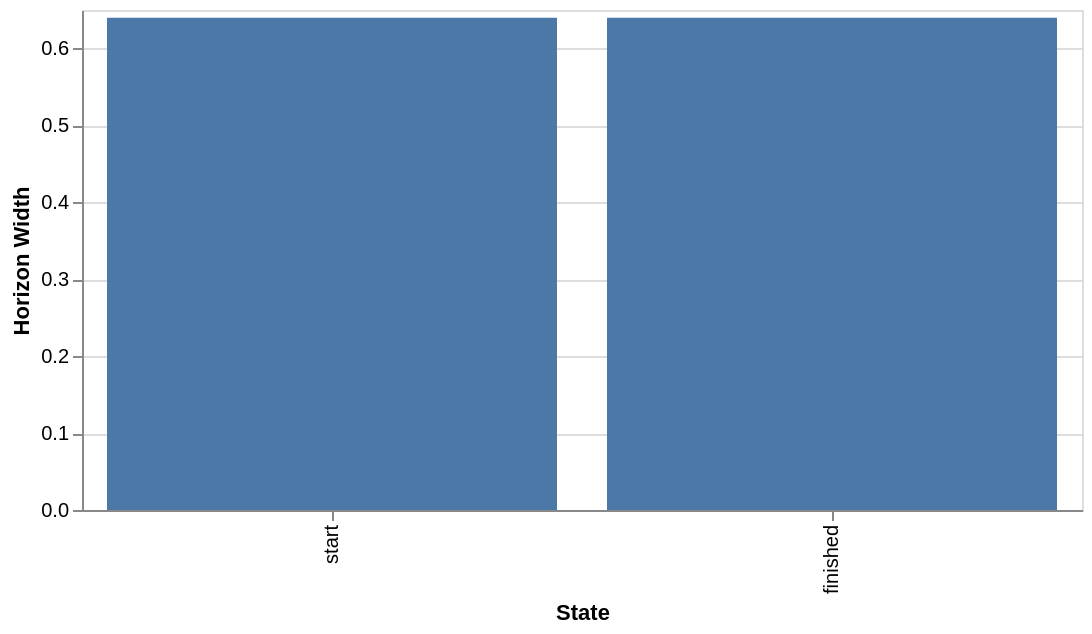

The cell this chart's notebook holds for it:
### Code cell
vega(horizon_width(behavior))

### Figure 1 — Vega-Lite specification as saved in the notebook (floating-point values rounded to 4 significant figures)
{"$schema": "https://vega.github.io/schema/vega-lite/v5.json", "data": {"values": [{"state": "start", "width": 0.64}, {"state": "finished", "width": 0.64}]}, "encoding": {"color": {"value": "#4c78a8"}, "x": {"field": "state", "sort": null, "title": "State", "type": "ordinal"}, "y": {"field": "width", "title": "Horizon Width", "type": "quantitative"}}, "height": 250, "mark": "bar", "width": 500}
